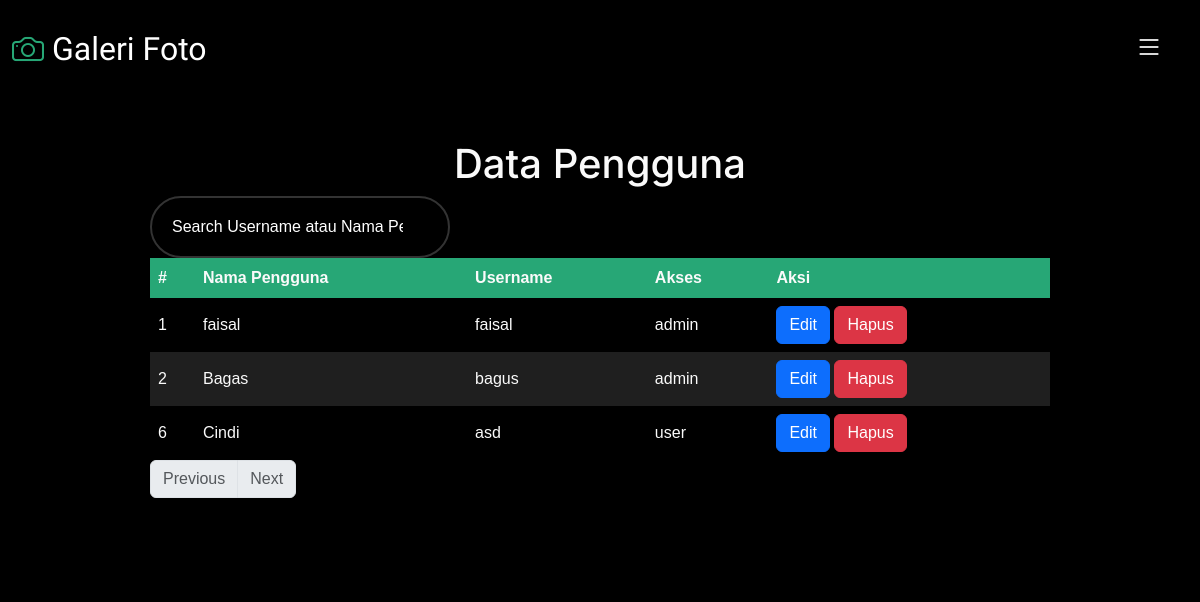
The app's page /profil.php (signed in) with its own data.
### tables this page shows
CREATE TABLE `tb_user` (
  `id_user` int(11) NOT NULL,
  `nama_user` varchar(255) NOT NULL,
  `username` varchar(255) NOT NULL,
  `password` varchar(255) NOT NULL,
  `user_telp` varchar(20) NOT NULL,
  `user_email` varchar(225) NOT NULL,
  `user_alamat` text NOT NULL,
  `user_akses` varchar(255) NOT NULL DEFAULT 'user'
);

### profil.php (the view, shortened to what this page needs)
<?php
include 'db.php';
?>
<!DOCTYPE html>
<html lang="en">
<head>
  <link href="assets/vendor/bootstrap/css/bootstrap.min.css" rel="stylesheet">
  <link href="assets/vendor/bootstrap-icons/bootstrap-icons.css" rel="stylesheet">
  <link href="assets/vendor/swiper/swiper-bundle.min.css" rel="stylesheet">
  <link href="assets/vendor/glightbox/css/glightbox.min.css" rel="stylesheet">
  <link href="assets/vendor/aos/aos.css" rel="stylesheet">
  <link href="assets/css/main.css" rel="stylesheet">
</head>
<body>
<?php
include "header.php"
?>
  <section id="hero" class="hero d-flex flex-column justify-content-center align-items-center" data-aos="fade"
    data-aos-delay="1500">
    <h1>Data Pengguna</h1>
    <div class="col-md-9">
    <form  class="col-md-4" action="profil.php" method="GET">
                    <div class="input-box">
                        <input type="text" name="search" placeholder="Search Username atau Nama Pengguna" id="search" class="input-control">
                    </div>
    </form>
      <table>
        <thead>
          <tr>
            <th width="5%">#</th>
            <th>Nama Pengguna</th>
            <th>Username</th>
            <th>Akses</th>
            <th>Aksi</th>
          </tr>
        </thead>
        <tbody>
        <?php
$limit = 10;
$page = isset($_GET['page']) ? $_GET['page'] : 1;
$offset = ($page - 1) * $limit;
$total_records_query = mysqli_query($conn, "SELECT COUNT(*) FROM tb_user");
$total_records = mysqli_fetch_array($total_records_query)[0];
$total_pages = ceil($total_records / $limit);
$query = "SELECT * FROM tb_user";
$query .= " LIMIT $limit OFFSET $offset";
$cek = mysqli_query($conn, $query);
if (mysqli_num_rows($cek) > 0) {
    while ($d = mysqli_fetch_object($cek)) {
        echo "<tr>";
        echo "<td>" . $d->id_user . "</td>";
        echo "<td>" . $d->nama_user . "</td>";
        echo "<td>" . $d->username . "</td>";
        echo "<td>" . $d->user_akses . "</td>";
        echo "<td> <button type='button' class='btn btn-primary editBtn' data-toggle='modal' data-target='#editModal' data-id='" . $d->id_user . "' data-nama='" . $d->username . "' data-akses='" . $d->user_akses . "'>Edit</button>
        <a href='profil.php?id=" . $d->id_user . "' class='btn btn-danger' onclick='return confirm(\"Apakah Anda yakin ingin menghapus pengguna ini?\")'>Hapus</a> </td>";
        echo "</tr>";
    }
} else {
    echo "Tidak ada data yang ditemukan.";
}
?>
        </tbody>
      </table>
      <nav aria-label="Page navigation example">
  <ul class="pagination">
    <?php if($page > 1): ?>
      <li class="page-item"><a class="page-link" href="?page=<?php echo ($page - 1); ?>">Previous</a></li>
    <?php else: ?>
      <li class="page-item disabled"><span class="page-link">Previous</span></li>
    <?php endif; ?>
    <?php if($page < $total_pages): ?>
      <li class="page-item"><a class="page-link" href="?page=<?php echo ($page + 1); ?>">Next</a></li>
    <?php else: ?>
      <li class="page-item disabled"><span class="page-link">Next</span></li>
    <?php endif; ?>
  </ul>
</nav>
    </div>
  </section>
</body>
</html>

### assets/css/main.css (style rules this page uses)
:root { --font-default: "Open Sans", system-ui, -apple-system, "Segoe UI", Roboto, "Helvetica Neue", Arial, "Noto Sans", "Liberation Sans", sans-serif, "Apple Color Emoji", "Segoe UI Emoji", "Segoe UI Symbol", "Noto Color Emoji"; --font-primary: "Inter", sans-serif; --font-secondary: "Cardo", sans-serif; }
:root { --color-default: #fafafa; --color-primary: #27a776; --color-secondary: #161718; }
:root { scroll-behavior: smooth; }
body { font-family: var(--font-default); color: var(--color-default); background-color: #000; }
a { color: var(--color-primary); text-decoration: none; }
h1, h2, h3, h4, h5, h6 { font-family: var(--font-primary); }
* { margin: 0; padding: 0; box-sizing: border-box; font-family: "Poppins", sans-serif; }
table { width: 100%; border-collapse: collapse; }
th, td { padding: 8px; text-align: left; }
th { background-color: #27a776; }
tr:nth-child(even) { background-color: #1f1f1f; }
.input-box input { width: 100%; height: 100%; background: transparent; border: none; outline: none; border: 2px solid rgba(255, 255, 255, .2); border-radius: 40px; font-size: 16px; color: #fff; padding: 20px 45px 20px 20px; }
.input-box input::placeholder { color: #fff; }
.hero { width: 100%; min-height: 30vh; background: #000; background-size: cover; position: relative; padding: 140px 0 60px 0; }

### records on screen
tb_user: id_user "1", nama_user "faisal", username "faisal", user_akses "admin"
tb_user: id_user "2", nama_user "Bagas", username "bagus", user_akses "admin"
tb_user: id_user "6", nama_user "Cindi", username "asd", user_akses "user"
